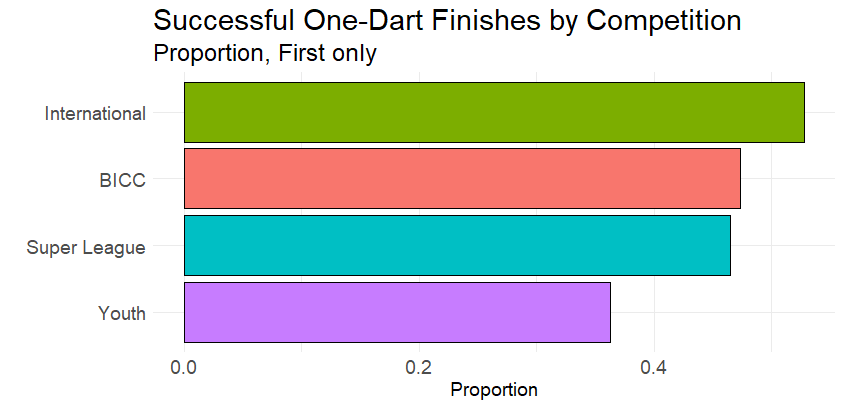

This figure's R source:


library("tidyverse")





summary_stats <- read_csv("table1.csv")


tidy <- summary_stats %>%
  filter(
    Statistic == "Successful one-dart finish (proportion, first only)"
  ) %>%
  pivot_longer(
    c(2:5),
    names_to = "Comp",
    values_to = "Value"
  ) 


ggplot(tidy, aes(x = reorder(Comp, Value), y = Value, fill = Comp)) +
  geom_col(color = "black") +
  coord_flip() +
  xlab("") +
  ylab("Proportion") +
  ggtitle("Successful One-Dart Finishes by Competition", subtitle = "Proportion, First only") +
  theme_minimal() +
  theme(
    legend.position = "none",
    plot.title = element_text(size = 22),
    plot.subtitle = element_text(size = 18),
    axis.text = element_text(size = 14),
    axis.title = element_text(size = 14)
  )




rm(list=ls())
